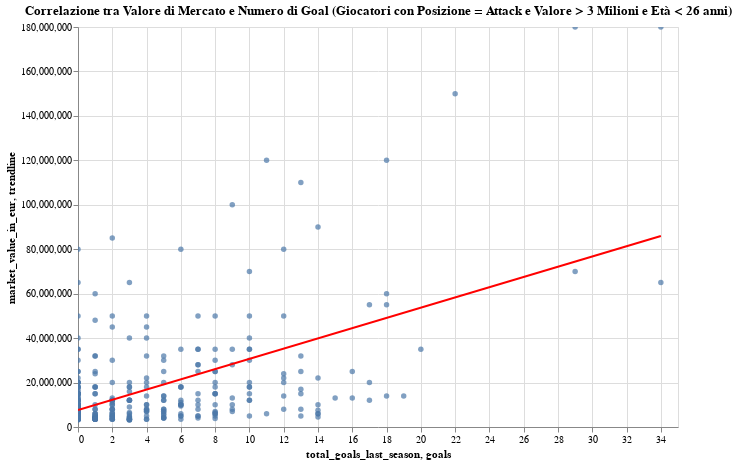

Notebook code cell kept with this figure:
### Markdown cell above
### L'età influisce significativamente sul valore di mercato dei top giocatori. Se escludiamo i giocatori over 25, la retta di trend mostra una maggiore inclinazione, indicando che il valore di mercato dei giocatori giovani dipende fortemente dal numero di goal segnati. Invece, per i giocatori a fine carriera, il valore di mercato tende a essere più basso, anche se segnano molti goal. Questo fenomeno evidenzia come il potenziale futuro e la longevità della carriera influenzino il valore di mercato più delle prestazioni attuali per i giocatori giovani.

### Code cell
df_subset = filtered_player[(filtered_player['position'] == 'Attack') & 
                            (filtered_player['market_value_in_eur'] > 3000000) &
                            (filtered_player['date_of_birth'] > '1998-01-01')]

# Calcola la regressione lineare con NumPy
goals = df_subset['total_goals_last_season']
market_value = df_subset['market_value_in_eur']
slope, intercept = np.polyfit(goals, market_value, 1)

# Crea il DataFrame per la linea di tendenza
trendline_df = pd.DataFrame({
    'goals': [goals.min(), goals.max()],
    'trendline': [slope * goals.min() + intercept, slope * goals.max() + intercept]
})

# Crea il grafico a dispersione con Altair
scatter_plot = alt.Chart(df_subset).mark_circle().encode(
    x='total_goals_last_season:Q',
    y='market_value_in_eur:Q',
    tooltip=['name','date_of_birth']
).properties(
    title='Correlazione tra Valore di Mercato e Numero di Goal (Giocatori con Posizione = Attack e Valore > 3 Milioni e Età < 26 anni)',
    width=600,
    height=400
)

# Aggiungi la linea di tendenza
trendline = alt.Chart(trendline_df).mark_line(color='red').encode(
    x='goals:Q',
    y='trendline:Q'
)

# Componi il grafico finale
final_chart = (scatter_plot + trendline)

# Mostra il grafico interattivo
final_chart.interactive()

### Figure 1 — Vega-Lite specification as saved in the notebook (floating-point values rounded to 4 significant figures; data arrays with more than 128 entries replaced by an {"elided": "..."} marker saying what was removed)
{"config": {"view": {"continuousWidth": 300, "continuousHeight": 300}}, "layer": [{"data": {"name": "data-a64e18f5db08ac2140a0905e17b8ff94"}, "mark": {"type": "circle"}, "encoding": {"tooltip": [{"field": "name", "type": "nominal"}, {"field": "date_of_birth", "type": "nominal"}], "x": {"field": "total_goals_last_season", "type": "quantitative"}, "y": {"field": "market_value_in_eur", "type": "quantitative"}}, "name": "view_20", "title": "Correlazione tra Valore di Mercato e Numero di Goal (Giocatori con Posizione = Attack e Valore > 3 Milioni e Età < 26 anni)"}, {"data": {"name": "data-5ae052245cd533e649b0d34dec9a3774"}, "mark": {"type": "line", "color": "red"}, "encoding": {"x": {"field": "goals", "type": "quantitative"}, "y": {"field": "trendline", "type": "quantitative"}}}], "height": 400, "params": [{"name": "param_20", "select": {"type": "interval", "encodings": ["x", "y"]}, "bind": "scales", "views": ["view_20"]}], "width": 600, "$schema": "https://vega.github.io/schema/vega-lite/v5.8.0.json", "datasets": {"data-a64e18f5db08ac2140a0905e17b8ff94": {"elided": "380 records"}, "data-5ae052245cd533e649b0d34dec9a3774": [{"goals": 0, "trendline": 7635000.0}, {"goals": 34, "trendline": 85980000.0}]}}
